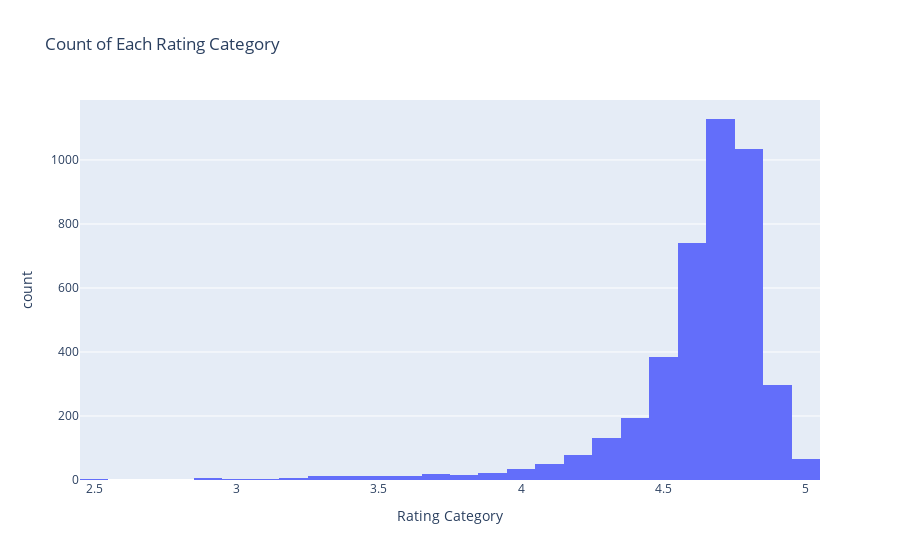

Notebook cell for this chart:
### Markdown cell above
##### Numerical outliers

### Code cell
# Create a histogram to show the count of each rating category to find outliers
fig_reviews_rating = px.histogram(df, x='Rating',
                                  title='Count of Each Rating Category',
                                  labels={'Rating': 'Rating Category'})

fig_reviews_rating.show()

### Figure 1 — Plotly figure (JSON) as saved in the notebook; plotly's stock layout.template omitted (floating-point values rounded to 4 significant figures; data arrays with more than 128 entries replaced by an {"elided": "..."} marker saying what was removed)
{"data": [{"alignmentgroup": "True", "bingroup": "x", "hovertemplate": "Rating Category=%{x}<br>count=%{y}<extra></extra>", "legendgroup": "", "marker": {"color": "#636efa", "pattern": {"shape": ""}}, "name": "", "offsetgroup": "", "orientation": "v", "showlegend": false, "type": "histogram", "x": {"elided": "4262 float values"}, "xaxis": "x", "yaxis": "y"}], "layout": {"barmode": "relative", "legend": {"tracegroupgap": 0}, "title": {"text": "Count of Each Rating Category"}, "xaxis": {"anchor": "y", "domain": [0, 1], "title": {"text": "Rating Category"}}, "yaxis": {"anchor": "x", "domain": [0, 1], "title": {"text": "count"}}}}
